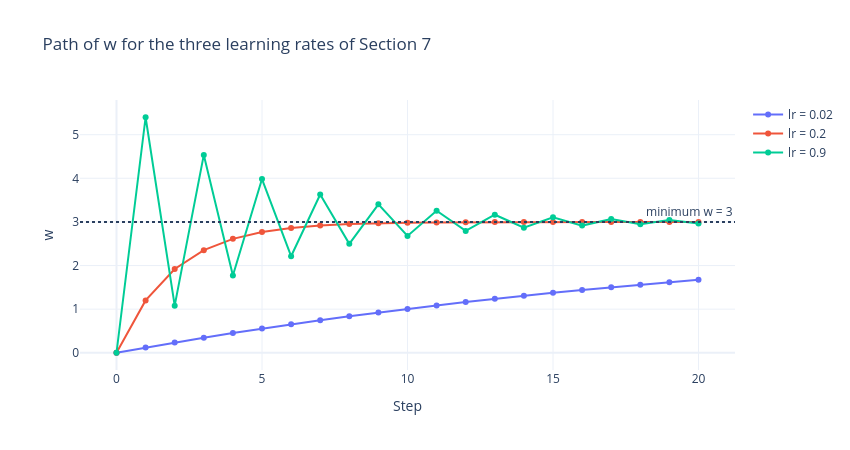

Notebook code for this chart:
### Markdown cell above
### Reading the learning-rate plot in Section 7

For $L(w) = (w - 3)^2$ the update is $w_{t+1} = w_t - 2\eta(w_t - 3)$. Subtracting 3 from both sides:

$$
w_{t+1} - 3 = (1 - 2\eta)(w_t - 3)
$$

So the distance to the minimum is multiplied by the same factor every step, and the loss by that factor squared.

| $\eta$ | Factor $1 - 2\eta$ | Loss factor $(1 - 2\eta)^2$ | What happens |
|---|---|---|---|
| 0.02 | 0.96 | 0.92 | Slow: only 4% closer each step |
| 0.2 | 0.6 | 0.36 | Fast and smooth |
| 0.9 | −0.8 | 0.64 | $w$ jumps to the other side of 3 every step, but each jump is smaller |
| above 1 | below −1 | above 1 | Each jump is bigger than the last: divergence |

What surprised me is that the loss curve for $\eta = 0.9$ in Section 7 looks smooth, and it falls faster than $\eta = 0.02$. The zigzag is only visible in $w$ itself, because squaring the error hides its sign. The chart below shows the path of $w$, which the loss plot hides.

### Code cell
import plotly.graph_objects as go

fig = go.Figure()
for lr in [0.02, 0.2, 0.9]:
    w, path = 0.0, [0.0]
    for _ in range(20):
        w = w - lr * 2 * (w - 3)
        path.append(w)
    fig.add_trace(go.Scatter(x=list(range(21)), y=path, mode="lines+markers", name=f"lr = {lr}"))
fig.add_hline(y=3, line_dash="dot", annotation_text="minimum w = 3")
fig.update_layout(title="Path of w for the three learning rates of Section 7",
                  xaxis_title="Step", yaxis_title="w", template="plotly_white", width=850, height=450)
fig.show()

### Figure 1 — Plotly figure (JSON) as saved in the notebook; plotly's stock layout.template omitted (floating-point values rounded to 4 significant figures)
{"data": [{"mode": "lines+markers", "name": "lr = 0.02", "type": "scatter", "x": [0, 1, 2, 3, 4, 5, 6, 7, 8, 9, 10, 11, 12, 13, 14, 15, 16, 17, 18, 19, 20], "y": [0, 0.12, 0.2352, 0.3458, 0.452, 0.5539, 0.6517, 0.7457, 0.8358, 0.9224, 1.006, 1.085, 1.162, 1.235, 1.306, 1.374, 1.439, 1.501, 1.561, 1.619, 1.674]}, {"mode": "lines+markers", "name": "lr = 0.2", "type": "scatter", "x": [0, 1, 2, 3, 4, 5, 6, 7, 8, 9, 10, 11, 12, 13, 14, 15, 16, 17, 18, 19, 20], "y": [0, 1.2, 1.92, 2.352, 2.611, 2.767, 2.86, 2.916, 2.95, 2.97, 2.982, 2.989, 2.993, 2.996, 2.998, 2.999, 2.999, 2.999, 3.0, 3.0, 3.0]}, {"mode": "lines+markers", "name": "lr = 0.9", "type": "scatter", "x": [0, 1, 2, 3, 4, 5, 6, 7, 8, 9, 10, 11, 12, 13, 14, 15, 16, 17, 18, 19, 20], "y": [0, 5.4, 1.08, 4.536, 1.771, 3.983, 2.214, 3.629, 2.497, 3.403, 2.678, 3.258, 2.794, 3.165, 2.868, 3.106, 2.916, 3.068, 2.946, 3.043, 2.965]}], "layout": {"annotations": [{"showarrow": false, "text": "minimum w = 3", "x": 1, "xanchor": "right", "xref": "x domain", "y": 3, "yanchor": "bottom", "yref": "y"}], "height": 450, "shapes": [{"line": {"dash": "dot"}, "type": "line", "x0": 0, "x1": 1, "xref": "x domain", "y0": 3, "y1": 3, "yref": "y"}], "title": {"text": "Path of w for the three learning rates of Section 7"}, "width": 850, "xaxis": {"title": {"text": "Step"}}, "yaxis": {"title": {"text": "w"}}}}
